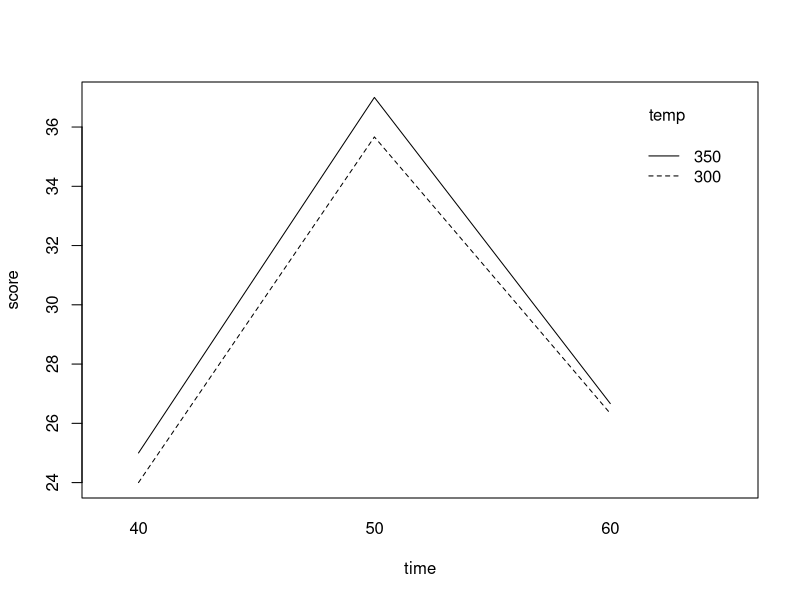
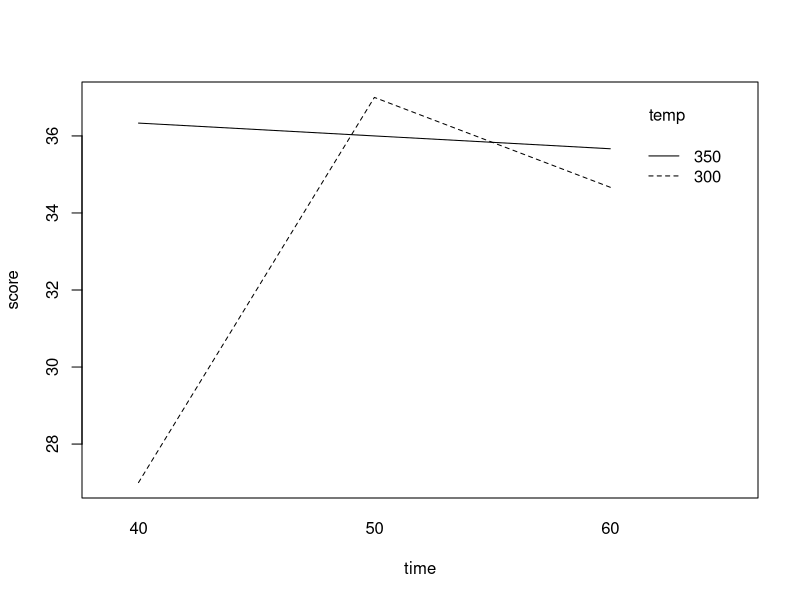
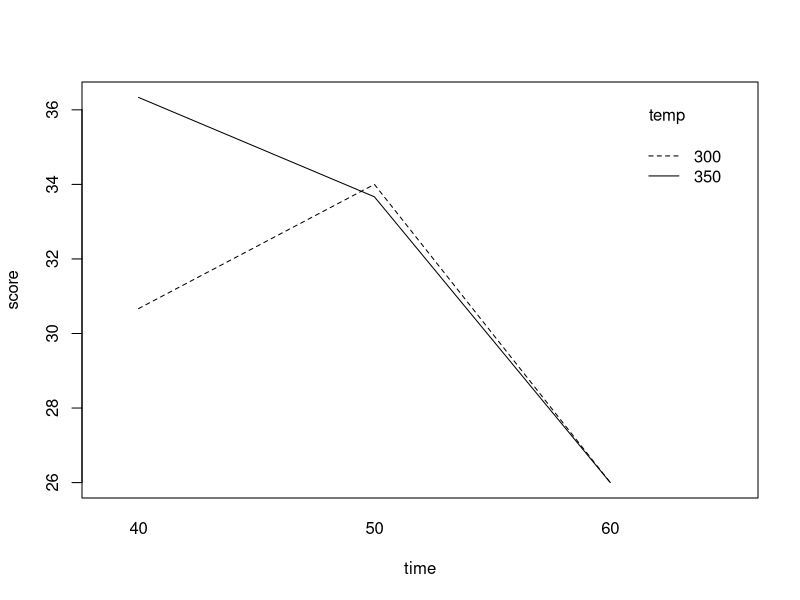
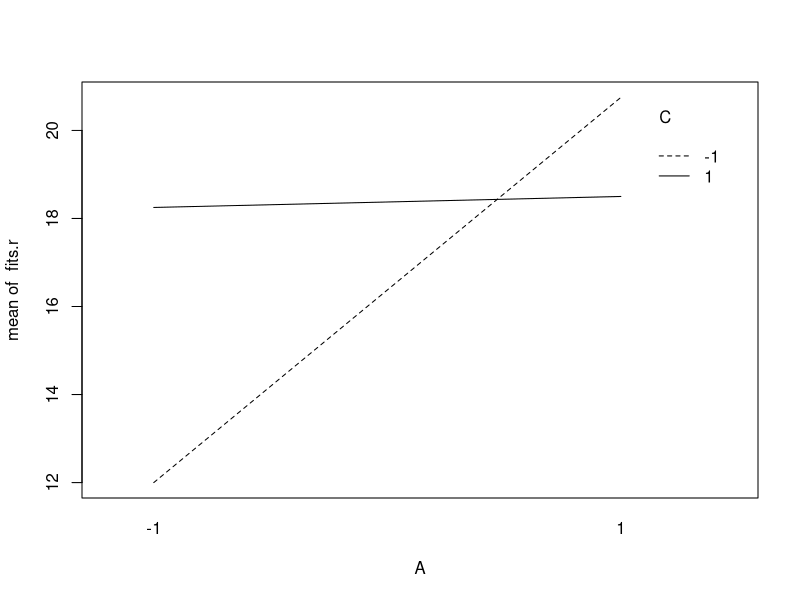
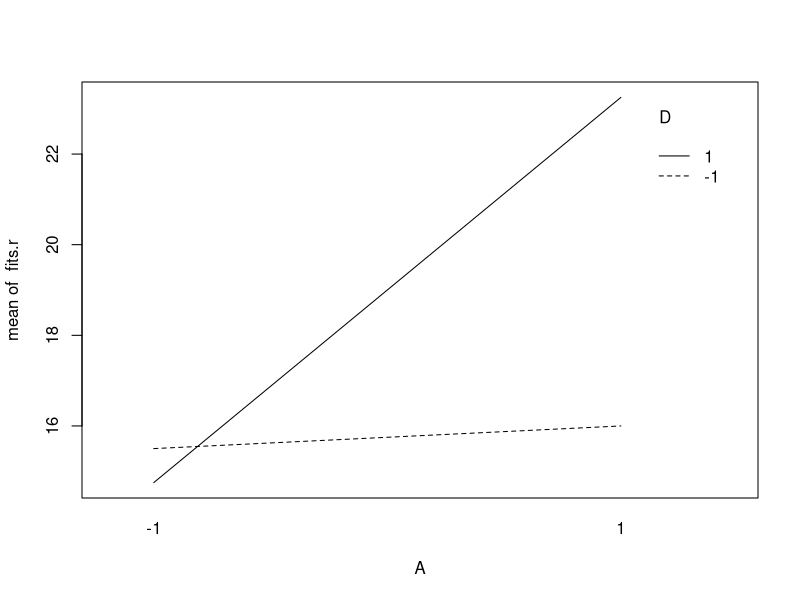
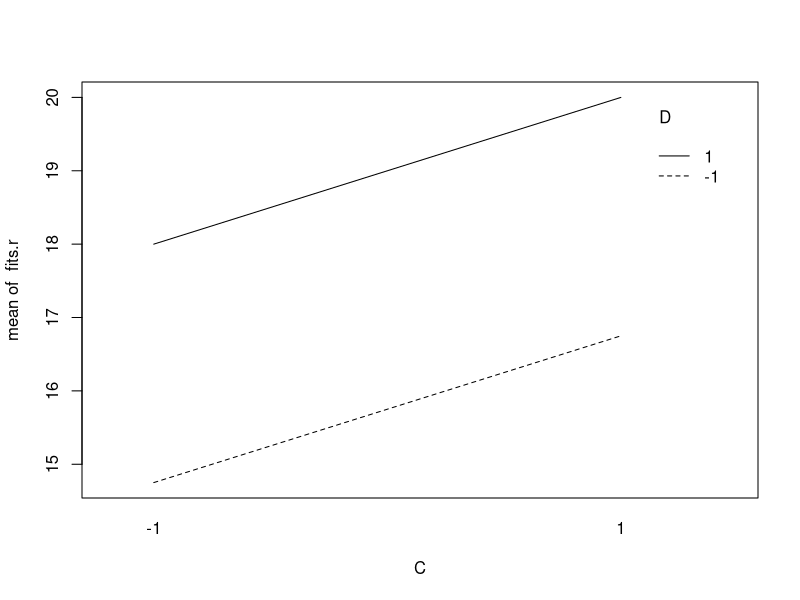
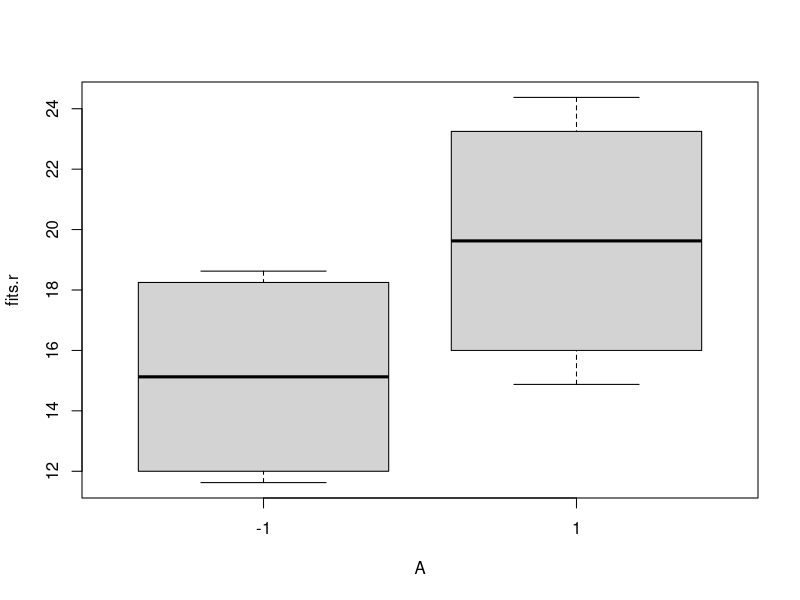
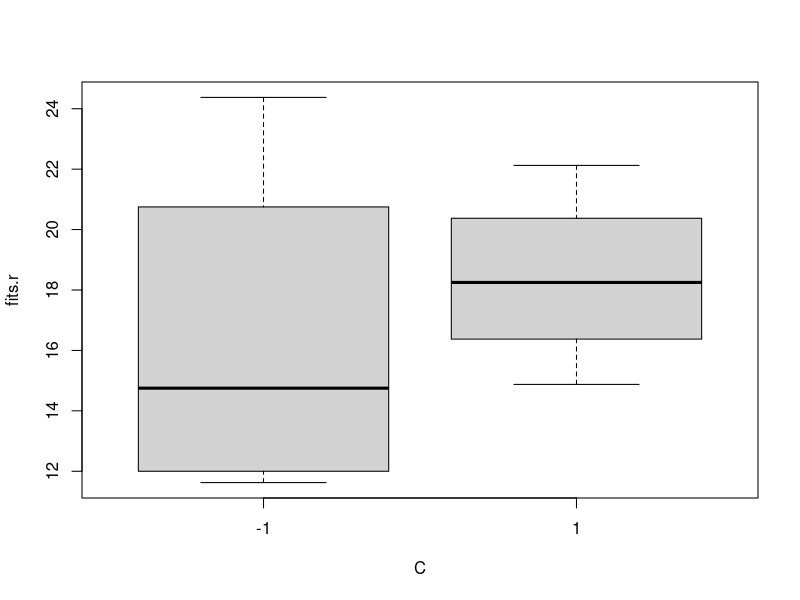

The R script that drew these images, in order:

#We begin by calling the data for handout 6
library("readxl")
setwd("C:/Users/aneath/iCloudDrive/Lexar/stat581 fall2021")

h6.data = read_excel("handout6data.xlsx")
str(h6.data)


#Example 6.1
#A quality control department in a fabric finishing shop looks to investigate the effects of
#cycle time (factorA), temperature (factorB), and operator (factorC) on quality score.
#The experimental units are cloth specimens
time = as.factor(na.omit(h6.data$time))
temp = as.factor(na.omit(h6.data$temp))
operator = as.factor(na.omit(h6.data$operator))
score = na.omit(h6.data$score)

#fit a three factor ANOVA model using the * notation to add all interaction terms to the model
three.mod = aov(score ~ time*temp*operator)

#Note the ANOVA tests indicate evidence of a three factor interaction
summary(three.mod)

#Define the estimated means for the three factor ANOVA model
#Note that, as with all saturated models, the fitted values match the sample means
fits = predict(three.mod)

#Below is the code for creating an interaction plot between time and temperature for each level of operator
#Note how the time*temperature interaction depends on the level of operator
for (i in 1:nlevels(operator))
  interaction.plot(time[operator==levels(operator)[i]],temp[operator==levels(operator)[i]],
                   fits[operator==levels(operator)[i]],
                   xlab = "time",ylab = "score",trace.label = "temp")



#Example 6.2
#A 2^4 design is used to investigate the effects of time (A), concentration (B), pressure (C), temperature (D)
#on yield (y) of a chemical process
A = as.factor(na.omit(h6.data$tm))
B = as.factor(na.omit(h6.data$con))
C = as.factor(na.omit(h6.data$prs))
D = as.factor(na.omit(h6.data$tmp))
yield = na.omit(h6.data$yield)

#fit an ANOVA model with all main effects and two factor interactions using ( )^2 notation
two.mod = aov(yield ~ (A+B+C+D)^2)

#The ANOVA tests suggest a reduced model with factors A,C,D and interactions A:C,A:D
summary(two.mod)

reduced.mod = aov(yield ~ A+C+D + A:C + A:D)
summary(reduced.mod)

#Define the estimated means for the reduced model for plotting (randomness has been smoothed)
fits.r = predict(reduced.mod)

#Let's investigate the interaction effects using interaction plots
interaction.plot(A,C,fits.r)
interaction.plot(A,D,fits.r)

#Note how the reduced model fits show parallel for the interaction not included in the model
interaction.plot(C,D,fits.r)

#Let's investigate main effects using box plots
#The box plots show how a factor level mean depends on the other factor levels
plot(fits.r~A)
plot(fits.r~C)
plot(fits.r~D)


#We can plot all factor level means on a single plot using the following commands
A.C = interaction(A,C)
interaction.plot(D,A.C,fits.r)










